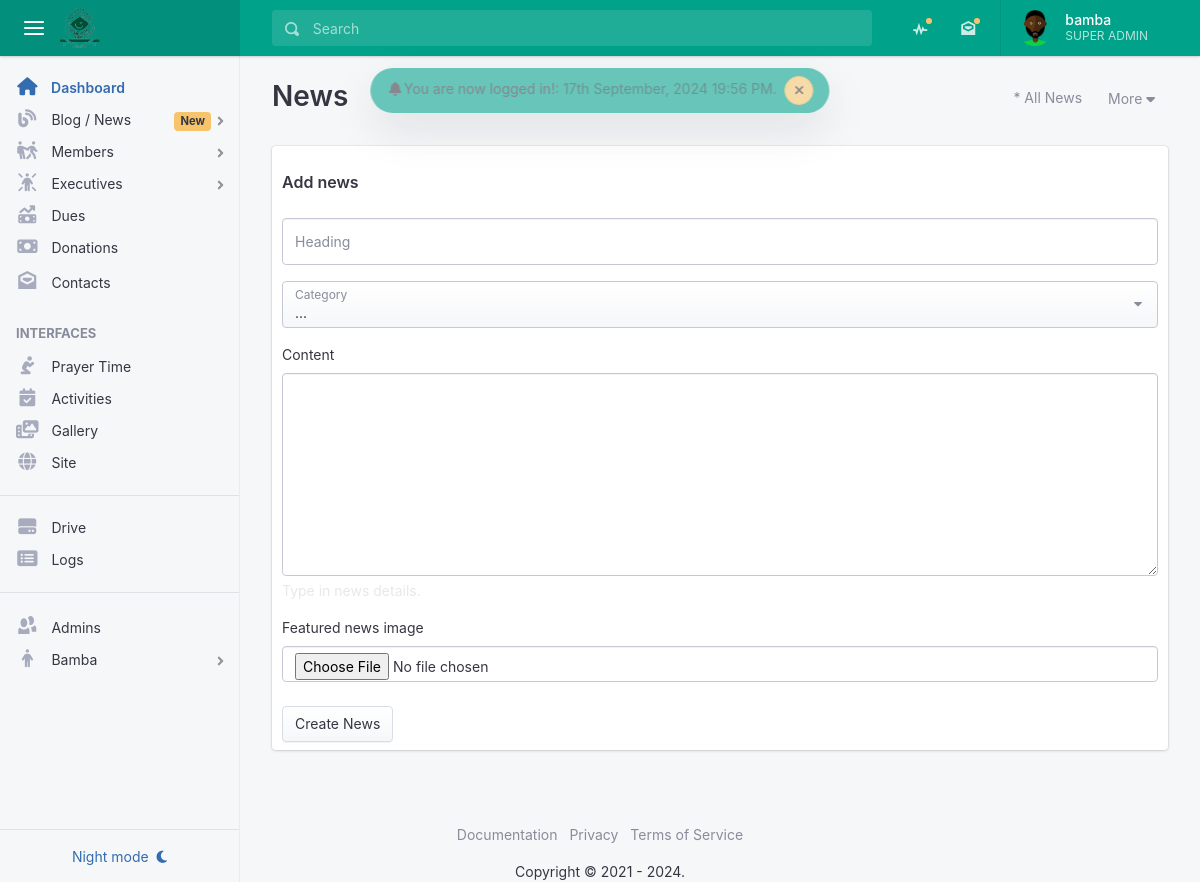
Page /admin/blog/add (signed in) on the committed database.
### tables this page shows
CREATE TABLE `gmsa_admin` (
  `id` int(11) NOT NULL,
  `admin_id` varchar(300) DEFAULT NULL,
  `admin_fullname` varchar(255) NOT NULL,
  `admin_email` varchar(175) NOT NULL,
  `admin_password` varchar(255) NOT NULL,
  `admin_profile` text DEFAULT NULL,
  `admin_joined_date` datetime NOT NULL DEFAULT current_timestamp(),
  `admin_last_login` datetime DEFAULT NULL,
  `admin_permissions` varchar(255) NOT NULL,
  `admin_status` tinyint(4) NOT NULL DEFAULT 0
);

### helpers/functions.php (called while the page is built, shortened)
<?php
function provide_admin_title($permission) {
	$title = '';
	if ($permission == 'admin,patron,finance,editor') {
		$title = 'Patron';
	} elseif ($permission == 'admin,finance,editor') {
		$title = 'Super Admin';
	} elseif ($permission == 'finance') {
		$title = 'Finance';
	} elseif ($permission == 'editor') {
		$title = 'Editor';
	}
	return strtoupper($title);
}

### helpers/helpers.php (called while the page is built, shortened)
<?php
function admin_has_permission($permission = 'admin') {
	global $admin_data;
	$permissions = explode(',', $admin_data['admin_permissions']);
	if (in_array($permission, $permissions, true)) {
		return true;
	}
	return false;
}

### admin/blog.php (the view, shortened to what this page needs)
<?php
    require_once ("../db_connection/conn.php");
    include ("includes/head.php");
    include ("includes/header.php");
    include ("includes/aside.php");
    $total_data = $conn->query("SELECT * FROM gmsa_news WHERE status = 0")->rowCount();
    $news_title = (isset($_POST['news_title']) ? sanitize($_POST['news_title']) : '');
    $news_category = (isset($_POST['news_category']) ? sanitize($_POST['news_category']) : '');
    $news_content = (isset($_POST['news_content']) ? $_POST['news_content'] : '');
    $news_media = '';
?>
    <main class="app-main">
        <div class="wrapper">
            <div class="page">
                <?= $flash; ?>
                <div class="page-inner">
                    <header class="page-title-bar">
                        <div class="d-md-flex align-items-md-start">
                            <h1 class="page-title mr-sm-auto"> <?= ((isset($_GET['type']) && $_GET['type'] == 'archive') ? '<span class="text-danger">Archive</span>' : '') ; ?> News </h1>
                            <div class="btn-toolbar">
                                <a href="<?= PROOT; ?>admin/blog/<?= ((isset($_GET['type']) && $_GET['type'] != 'all') ? 'all' : 'add'); ?>" class="btn btn-light"> <span class="ml-1"><?= ((isset($_GET['type']) && $_GET['type'] != 'all') ? ' * All' : ' + Add'); ?> News</span></a>
                                <div class="dropdown">
                                    <button type="button" class="btn btn-light" data-toggle="dropdown" aria-expanded="false"><span>More</span> <span class="fa fa-caret-down"></span></button>
                                </div>
                            </div>
                        </div>
                    </header>
                    <div class="page-section">
                        <div class="card card-fluid">
                            <?php if (isset($_GET['type'])): ?>
                                <?php if ($_GET['type'] == 'all'): ?>
                                    <div class="card-header">
                                        <ul class="nav nav-tabs card-header-tabs">
                                            <li class="nav-item">
                                                <a class="nav-link active" href="<?= PROOT; ?>admin/blog/all">All (<?= $total_data; ?>)</a>
                                            </li>
                                            <li class="nav-item">
                                                <a class="nav-link" href="<?= PROOT; ?>admin/blog/archive">Archive</a>
                                            </li>
                                        </ul>
                                    </div>
                                    <div class="card-body">
                                        <div class="form-group">
                                            <div class="input-group">
                                                <div class="input-group-prepend">
                                                    <span class="input-group-text"><span class="oi oi-magnifying-glass"></span></span>
                                                </div>
                                                <input type="text" id="search" class="form-control" placeholder="Search record">
                                            </div>
                                        </div>
                                        <div id="load-content"></div>
                                <?php elseif ($_GET['type'] == 'add' || (isset($_GET['status']) && $_GET['status'] == 'edit_news')): ?>
                                    <div class="container-fluid mt-4">
                                        <form method="POST" enctype="multipart/form-data" action="<?= ((isset($_GET['status']) && $_GET['status'] == 'edit_news') ? '?edit_news=' . sanitize($_GET['id']) : ''); ?>">
                                            <fieldset>
                                                 <legend>Add news</legend>
                                                <div class="form-group">
                                                    <div class="form-label-group">
                                                        <input type="text" class="form-control" name="news_title" id="news_title" value="<?= $news_title; ?>" required>
                                                        <label for="news_title">Heading</label>
                                                    </div>
                                                </div>
                                                <div class="form-group">
                                                    <div class="form-label-group">
                                                        <select type="text" class="custom-select" name="news_category" id="news_category" required>
                                                           <option value="" <?= (($news_category == '') ? 'selected' : ''); ?>>...</option>
                                                        </select>
                                                        <label for="news_category">Category</label>
                                                    </div>
                                                </div>
                                                <div class="mb-3">
                                                    <label for="news_content" class="form-label">Content</label>
                                                    <textarea name="news_content" id="news_content" rows="9" class="form-control" required><?= $news_content; ?></textarea>
                                                    <div class="form-text text-white">Type in news details.</div>
                                                </div>
                                                <?php if ($news_media != ''): ?>
                                                <div class="mb-3">
                                                    <label>Product Image</label><br>
                                                    <img src="<?= PROOT . $news_media; ?>" class="img-fluid img-thumbnail" style="width: 200px; height: 200px; object-fit: cover;">
                                                    <a href="<?= PROOT; ?>admin/blog?delete_np=<?= $_GET['id']; ?>&image=<?= $news_media; ?>" class="badge bg-danger">Change Image</a>
                                                </div>
                                                <?php else: ?>
                                                <div class="mb-3">
                                                    <div>
                                                        <label for="news_media" class="form-label">Featured news image</label>
                                                        <input type="file" class="form-control" id="news_media" name="news_media" required>
                                                    </div>
                                                </div>
                                                <?php endif; ?>
                                                <div class="form-actions mb-2">
                                                    <button type="submit" class="btn btn-secondary" name="submitNews" id="submitNews"><?= (isset($_GET['status']) && $_GET['status'] == 'edit_news') ? 'Update': 'Create'; ?> News</button>
                                                </div>
                                            </fieldset>
                                        </form>
                                    </div>
                                <?php endif; ?>
                            <?php else: ?>
                            <?php endif; ?>
                        </div>
                </div>
            </div>
        </main>
    </div>
<?php include ("includes/footer.php"); ?>

### admin/includes/header.php (shortened to what this page needs)
<div class="app">
    <header class="app-header app-header-dark bg-success">
        <div class="top-bar">
            <div class="top-bar-brand">
                <button class="hamburger hamburger-squeeze mr-2" type="button" data-toggle="aside-menu" aria-label="toggle aside menu"><span class="hamburger-box"><span class="hamburger-inner"></span></span></button>
                <a href="<?= PROOT; ?>admin">
                    <img src="<?= PROOT; ?>assets/media/logo/logo.png" class="img-fluid rounded" width="40">
                </a>
            </div>
            <div class="top-bar-list">
                <div class="top-bar-item top-bar-item-full">
                    <form class="top-bar-search">
                        <div class="input-group input-group-search dropdown">
                            <div class="input-group-prepend">
                                <span class="input-group-text"><span class="oi oi-magnifying-glass"></span></span>
                            </div>
                            <input type="text" class="form-control" data-toggle="dropdown" aria-label="Search" placeholder="Search">
                        </div>
                    </form>
                </div>
                <div class="top-bar-item top-bar-item-right px-0 d-none d-sm-flex">
                    <ul class="header-nav nav">
                        <li class="nav-item dropdown header-nav-dropdown has-notified">
                            <a class="nav-link" href="<?= PROOT; ?>admin/blog/all"><span class="oi oi-pulse"></span></a>
                        </li>
                        <li class="nav-item dropdown header-nav-dropdown has-notified">
                            <a class="nav-link" href="<?= PROOT; ?>admin/contacts"><span class="oi oi-envelope-open"></span></a>
                        </li>
                    </ul>
                    <div class="dropdown d-none d-md-flex">
                        <button class="btn-account" type="button" data-toggle="dropdown" aria-haspopup="true" aria-expanded="false"><span class="user-avatar user-avatar-md"><img src="<?= PROOT . (($admin_data['admin_profile'] == NULL) ? 'assets/media/avatar.png' : $admin_data['admin_profile']); ?>" alt=""></span> <span class="account-summary pr-lg-4 d-none d-lg-block"><span class="account-name"><?= $admin_data['admin_fullname']; ?> </span> <span class="account-description"><?= provide_admin_title($admin_data['admin_permissions']); ?></span></span></button>
                    </div>
                </div>
            </div>
        </div>
    </header>

### admin/includes/aside.php (shortened to what this page needs)
<aside class="app-aside app-aside-expand-md app-aside-light">
    <div class="aside-content">
        <div class="aside-menu overflow-hidden">
            <nav id="stacked-menu" class="stacked-menu">
                <ul class="menu">
                    <li class="menu-item has-active">
                        <a href="<?= PROOT; ?>admin" class="menu-link"><span class="menu-icon fas fa-home"></span> <span class="menu-text">Dashboard</span></a>
                    </li>
                    <?php if (admin_has_permission('editor')): ?>
                    <li class="menu-item has-child">
                        <a href="javascript:;" class="menu-link"><span class="menu-icon fas fa-blog"></span> <span class="menu-text">Blog / News</span> <span class="badge badge-warning">New</span></a>
                    </li>
                    <?php endif; ?>
                    <li class="menu-item has-child">
                        <a href="javascript:;" class="menu-link"><span class="menu-icon fa-solid fa-people-pulling"></span> <span class="menu-text">Members</span></a>
                    </li>
                    <li class="menu-item has-child">
                        <a href="javascript:;" class="menu-link"><span class="menu-icon fa-solid fa-person-rays"></span> <span class="menu-text">Executives</span></a>
                    </li>
                    <?php if (admin_has_permission('finance')): ?>
                    <li class="menu-item">
                        <a href="<?= PROOT; ?>admin/dues" class="menu-link"><span class="menu-icon fa fa-money-bill-trend-up"></span> <span class="menu-text">Dues</span></a>
                    </li>
                    <li class="menu-item">
                        <a href="<?= PROOT; ?>admin/donations" class="menu-link"><span class="menu-icon fa fa-money-bill"></span> <span class="menu-text">Donations</span></a>
                    </li>
                    <?php endif; ?>
                    <li class="menu-item">
                        <a href="<?= PROOT; ?>admin/contacts" class="menu-link"><span class="menu-icon oi oi-envelope-open"></span> <span class="menu-text">Contacts</span></a>
                    </li>
                    <?php if (admin_has_permission('editor')): ?>
                    <li class="menu-header">Interfaces </li>
                    <li class="menu-item">
                        <a href="<?= PROOT; ?>admin/prayer-time" class="menu-link"><span class="menu-icon fa-solid fa-person-praying"></span> <span class="menu-text">Prayer Time</span></a>
                    </li>
                    <li class="menu-item">
                        <a href="<?= PROOT; ?>admin/activity" class="menu-link"><span class="menu-icon fa fa-calendar-check"></span> <span class="menu-text">Activities</span></a>
                    </li>
                    <li class="menu-item">
                        <a href="<?= PROOT; ?>admin/gallery" class="menu-link"><span class="menu-icon fa fa-photo-film"></span> <span class="menu-text">Gallery</span></a>
                    </li>
                    <li class="menu-item">
                        <a href="<?= PROOT; ?>admin/site" class="menu-link"><span class="menu-icon fas fa-globe"></span> <span class="menu-text">Site</span></a>
                    </li>
                    <?php endif; ?>
                    <hr>
                    <li class="menu-item">
                        <a href="<?= PROOT; ?>admin/drive" class="menu-link"><span class="menu-icon fa-solid fa-hard-drive"></span> <span class="menu-text">Drive</span></a>
                    </li>
                    <li class="menu-item">
                        <a href="<?= PROOT; ?>admin/logs" class="menu-link"><span class="menu-icon fa-solid fa-rectangle-list"></span> <span class="menu-text">Logs</span></a>
                    </li>
                    <hr>
                    <?php if (admin_has_permission()): ?>
                    <li class="menu-item">
                        <a href="<?= PROOT; ?>admin/admins" class="menu-link"><span class="menu-icon oi oi-people"></span> <span class="menu-text">Admins</span></a>
                    </li>
                    <?php endif; ?>
                    <li class="menu-item has-child">
                        <a href="javascript:;" class="menu-link"><span class="menu-icon fa-solid fa-person"></span> <span class="menu-text"><?= ucwords($admin_data['admin_fullname']); ?> </span></a>
                    </li>
                </ul>
            </nav>
        </div>
        <footer class="aside-footer border-top p-2">
            <button class="btn btn-light btn-block text-primary" data-toggle="skin"><span class="d-compact-menu-none">Night mode</span> <i class="fas fa-moon ml-1"></i></button>
        </footer>
    </div>
</aside>

### rows in the picture
gmsa_admin: admin_fullname "bamba", admin_permissions "SUPER ADMIN", admin_fullname "Bamba"

### other values in the picture
$_SESSION['flash_success'] "You are now logged in!"
